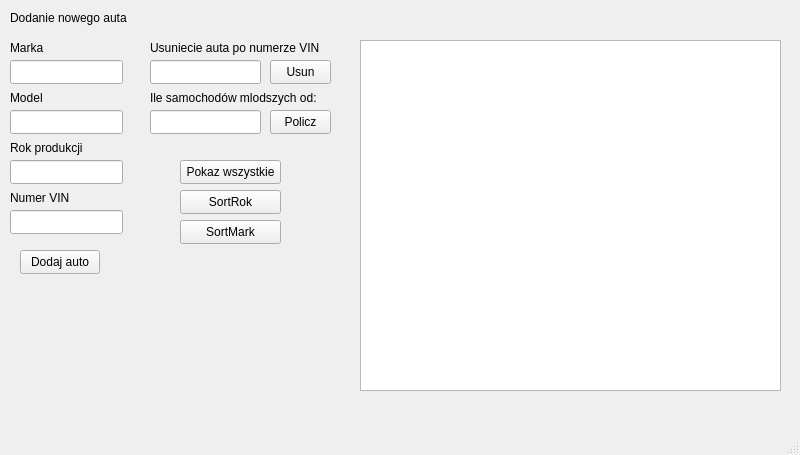
<?xml version="1.0" encoding="UTF-8"?>
<ui version="4.0">
 <class>MainWindow</class>
 <widget class="QMainWindow" name="MainWindow">
  <property name="geometry">
   <rect>
    <x>0</x>
    <y>0</y>
    <width>800</width>
    <height>455</height>
   </rect>
  </property>
  <property name="windowTitle">
   <string>MainWindow</string>
  </property>
  <widget class="QWidget" name="centralwidget">
   <widget class="QTableView" name="table">
    <property name="geometry">
     <rect>
      <x>360</x>
      <y>40</y>
      <width>421</width>
      <height>351</height>
     </rect>
    </property>
   </widget>
   <widget class="QLineEdit" name="mark">
    <property name="geometry">
     <rect>
      <x>10</x>
      <y>60</y>
      <width>113</width>
      <height>24</height>
     </rect>
    </property>
   </widget>
   <widget class="QLabel" name="label">
    <property name="geometry">
     <rect>
      <x>10</x>
      <y>10</y>
      <width>121</width>
      <height>16</height>
     </rect>
    </property>
    <property name="text">
     <string>Dodanie nowego auta</string>
    </property>
   </widget>
   <widget class="QLabel" name="Marka">
    <property name="geometry">
     <rect>
      <x>10</x>
      <y>40</y>
      <width>49</width>
      <height>16</height>
     </rect>
    </property>
    <property name="text">
     <string>Marka</string>
    </property>
   </widget>
   <widget class="QLabel" name="label_2">
    <property name="geometry">
     <rect>
      <x>10</x>
      <y>90</y>
      <width>49</width>
      <height>16</height>
     </rect>
    </property>
    <property name="text">
     <string>Model</string>
    </property>
   </widget>
   <widget class="QLineEdit" name="model">
    <property name="geometry">
     <rect>
      <x>10</x>
      <y>110</y>
      <width>113</width>
      <height>24</height>
     </rect>
    </property>
   </widget>
   <widget class="QLabel" name="label_3">
    <property name="geometry">
     <rect>
      <x>10</x>
      <y>140</y>
      <width>81</width>
      <height>16</height>
     </rect>
    </property>
    <property name="text">
     <string>Rok produkcji</string>
    </property>
   </widget>
   <widget class="QLineEdit" name="year">
    <property name="geometry">
     <rect>
      <x>10</x>
      <y>160</y>
      <width>113</width>
      <height>24</height>
     </rect>
    </property>
   </widget>
   <widget class="QLabel" name="label_4">
    <property name="geometry">
     <rect>
      <x>10</x>
      <y>190</y>
      <width>61</width>
      <height>16</height>
     </rect>
    </property>
    <property name="text">
     <string>Numer VIN</string>
    </property>
   </widget>
   <widget class="QLineEdit" name="nrVin">
    <property name="geometry">
     <rect>
      <x>10</x>
      <y>210</y>
      <width>113</width>
      <height>24</height>
     </rect>
    </property>
   </widget>
   <widget class="QPushButton" name="button_addCar">
    <property name="geometry">
     <rect>
      <x>20</x>
      <y>250</y>
      <width>80</width>
      <height>24</height>
     </rect>
    </property>
    <property name="text">
     <string>Dodaj auto</string>
    </property>
   </widget>
   <widget class="QLabel" name="label_5">
    <property name="geometry">
     <rect>
      <x>150</x>
      <y>40</y>
      <width>171</width>
      <height>16</height>
     </rect>
    </property>
    <property name="text">
     <string>Usuniecie auta po numerze VIN</string>
    </property>
   </widget>
   <widget class="QLineEdit" name="remove">
    <property name="geometry">
     <rect>
      <x>150</x>
      <y>60</y>
      <width>111</width>
      <height>24</height>
     </rect>
    </property>
   </widget>
   <widget class="QPushButton" name="button_remove">
    <property name="geometry">
     <rect>
      <x>270</x>
      <y>60</y>
      <width>61</width>
      <height>24</height>
     </rect>
    </property>
    <property name="text">
     <string>Usun</string>
    </property>
   </widget>
   <widget class="QPushButton" name="button_younger">
    <property name="geometry">
     <rect>
      <x>270</x>
      <y>110</y>
      <width>61</width>
      <height>24</height>
     </rect>
    </property>
    <property name="text">
     <string>Policz</string>
    </property>
   </widget>
   <widget class="QLabel" name="label_6">
    <property name="geometry">
     <rect>
      <x>150</x>
      <y>90</y>
      <width>171</width>
      <height>16</height>
     </rect>
    </property>
    <property name="text">
     <string>Ile samochodów mlodszych od:</string>
    </property>
   </widget>
   <widget class="QLineEdit" name="younger">
    <property name="geometry">
     <rect>
      <x>150</x>
      <y>110</y>
      <width>111</width>
      <height>24</height>
     </rect>
    </property>
   </widget>
   <widget class="QPushButton" name="button_show_all">
    <property name="geometry">
     <rect>
      <x>180</x>
      <y>160</y>
      <width>101</width>
      <height>24</height>
     </rect>
    </property>
    <property name="text">
     <string>Pokaz wszystkie</string>
    </property>
   </widget>
   <widget class="QPushButton" name="button_sortRok">
    <property name="geometry">
     <rect>
      <x>180</x>
      <y>190</y>
      <width>101</width>
      <height>24</height>
     </rect>
    </property>
    <property name="text">
     <string>SortRok</string>
    </property>
   </widget>
   <widget class="QPushButton" name="button_sortMark">
    <property name="geometry">
     <rect>
      <x>180</x>
      <y>220</y>
      <width>101</width>
      <height>24</height>
     </rect>
    </property>
    <property name="text">
     <string>SortMark</string>
    </property>
   </widget>
  </widget>
  <widget class="QMenuBar" name="menubar">
   <property name="geometry">
    <rect>
     <x>0</x>
     <y>0</y>
     <width>800</width>
     <height>21</height>
    </rect>
   </property>
  </widget>
  <widget class="QStatusBar" name="statusbar"/>
 </widget>
 <resources/>
 <connections/>
</ui>
